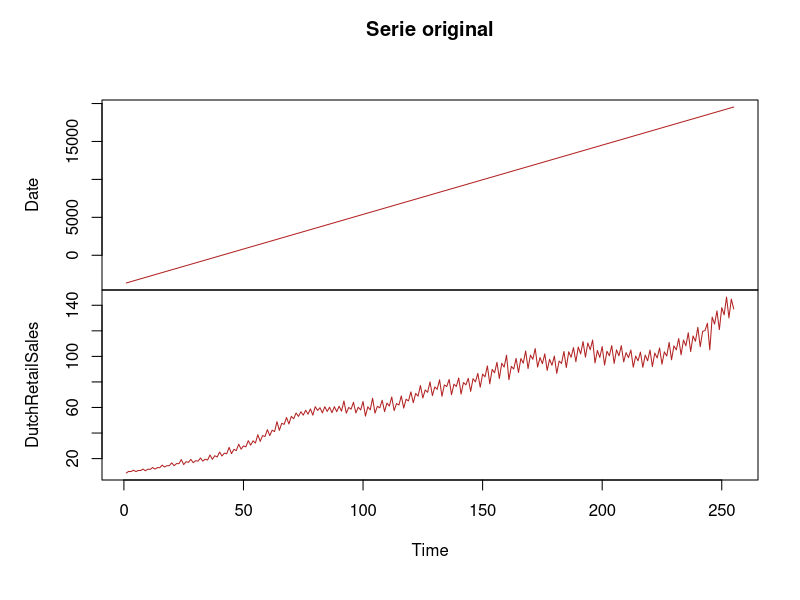
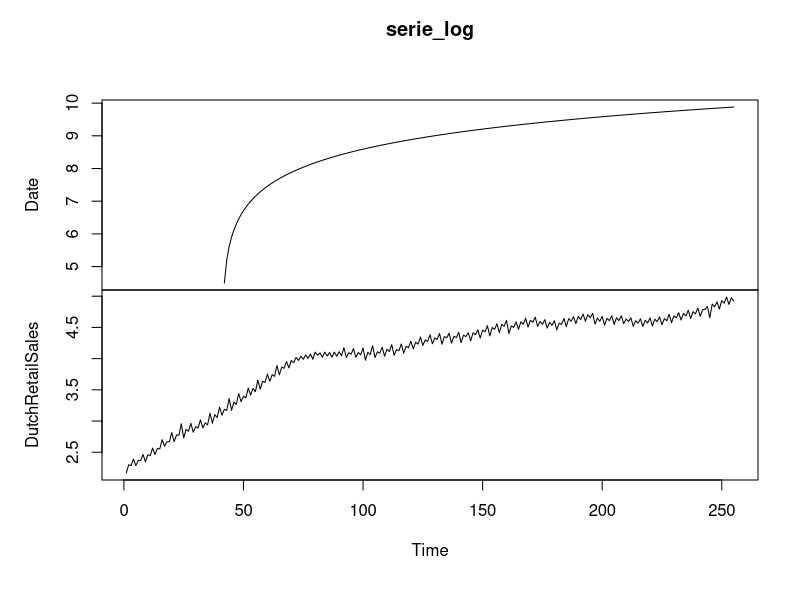
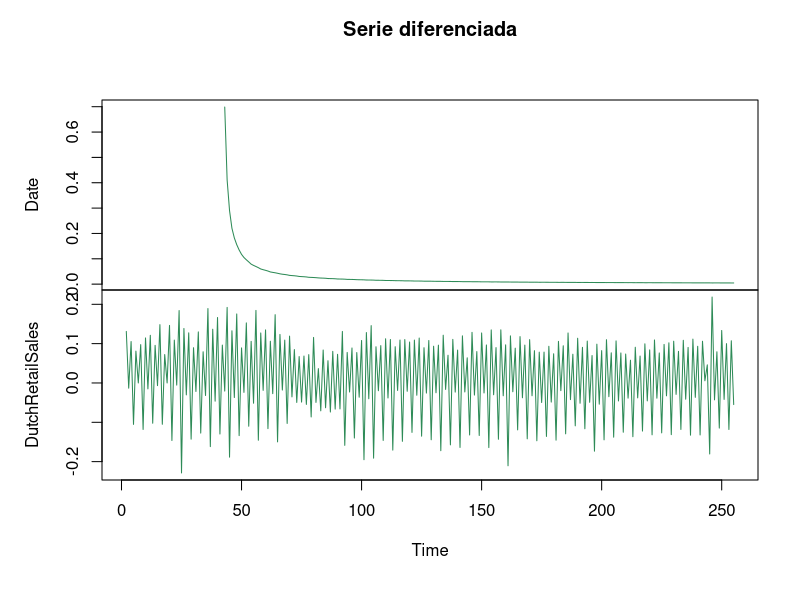
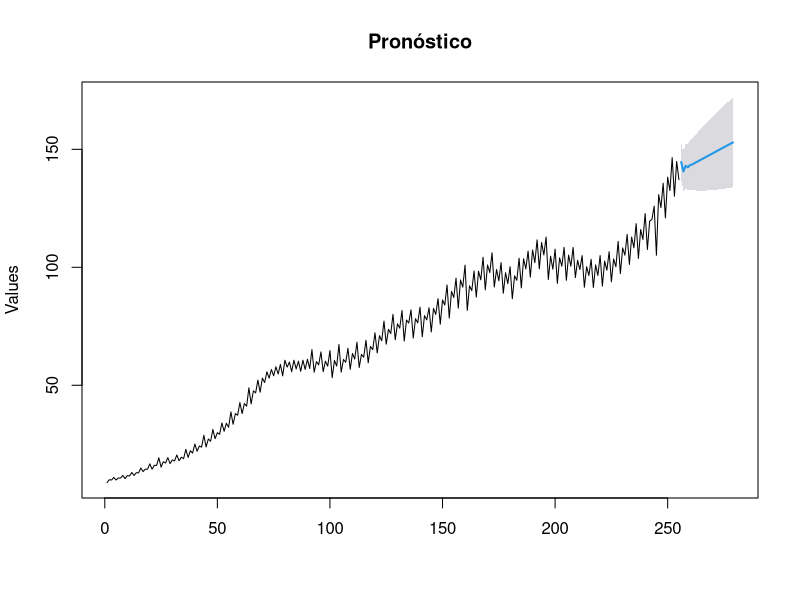
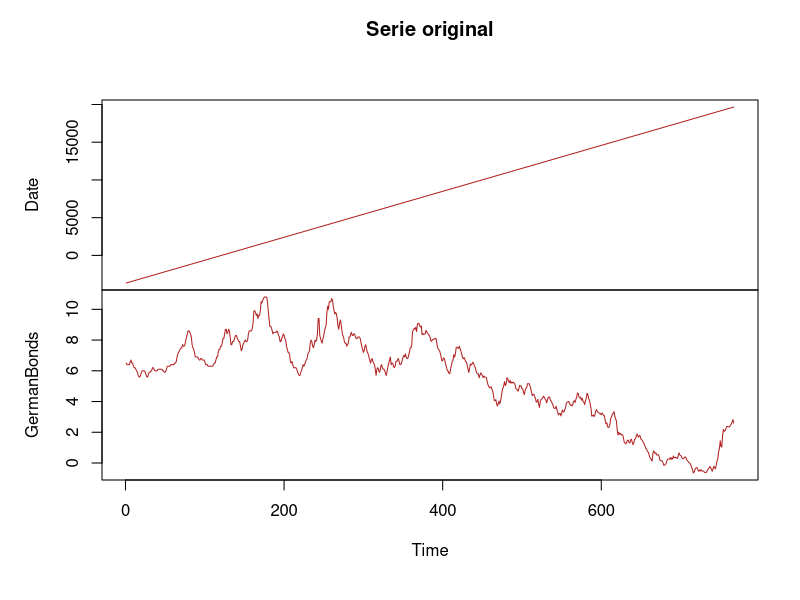
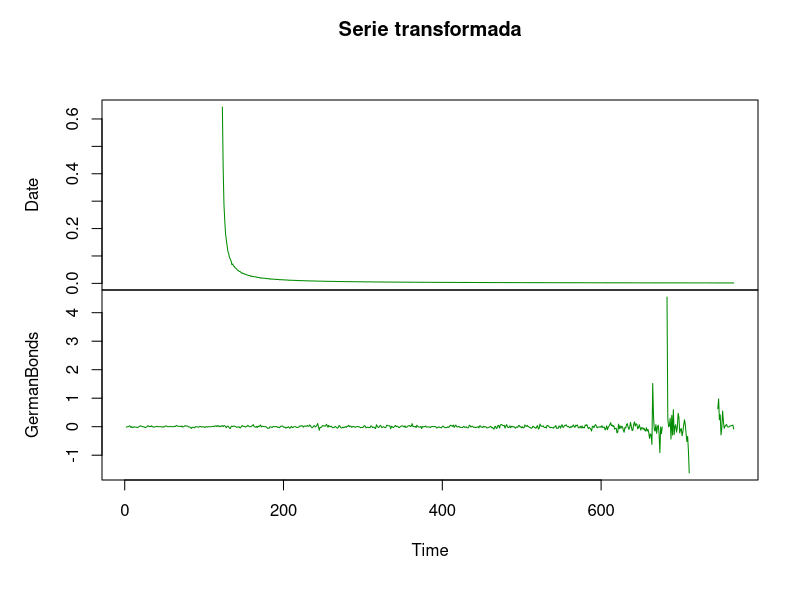
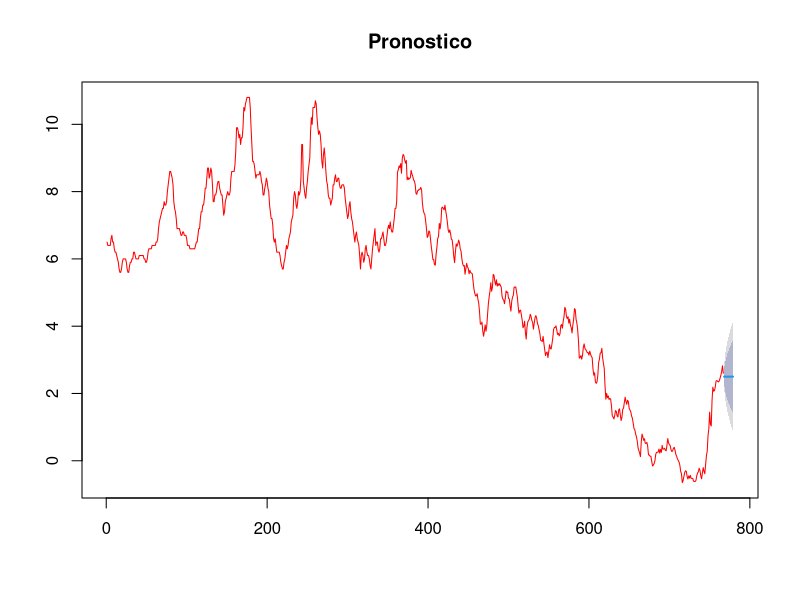
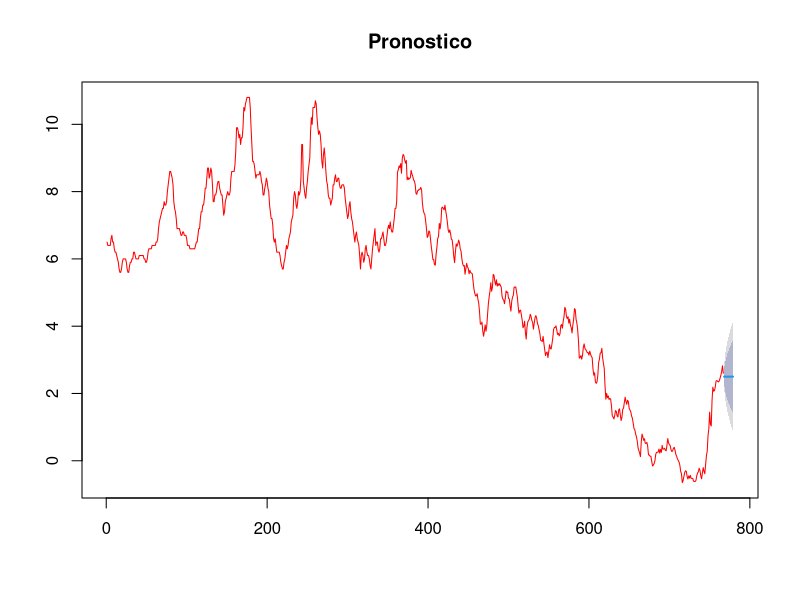

Recreate these plots in R, in order.
## ---- chunk 1
knitr::opts_chunk$set(echo = TRUE)
## ---- chunk 2
library(readr)
library(dplyr)
library(forecast)
## ---- chunk 3
data <- read_csv("DutchRetailSales.csv")
## ---- chunk 4
serie <- ts(data)
plot(serie, main = "Serie original", xlab = "Time", ylab = "Values", col = "firebrick")
## ---- chunk 5
serie_log <- log(serie)
plot(serie_log)
## ---- chunk 6
serie_diff <- diff(serie_log)
plot(serie_diff, main = "Serie diferenciada", xlab = "Time", ylab = "Values", col = "seagreen")
## ---- chunk 7
modelo <- auto.arima(serie[,2])
summary(modelo)
## ---- chunk 8
pronostico <- forecast(modelo,24,level=95)

plot(pronostico, main="Pronóstico",
ylab="Values")
## ---- chunk 9
bonos <- read_csv("GermanBonds.csv")
## ---- chunk 10
serie_2 <- ts(bonos)
plot(serie_2, main = "Serie original", xlab = "Time", ylab = "Values", col = "firebrick")
## ---- chunk 11
serie_est <- diff(log(serie_2))
plot(serie_est, main = "Serie transformada", xlab = "Time", ylab = "Values", col = "green4")
## ---- chunk 12
modelo_2 <- auto.arima(serie_2[,2])
summary(modelo_2)
## ---- chunk 13
fit <- arima(serie_2[,2],order=c(0,1,1))
fit
## ---- chunk 14
forecast(fit)
plot(forecast(fit,12),main = "Pronostico", col = "red")
## ---- chunk 15
fit <- arima(serie_2[,2],order=c(0,1,1))
fit
## ---- chunk 16
forecast(fit)
plot(forecast(fit,12),main = "Pronostico", col = "red")
## ---- chunk 17
serie_beta <- ts(data)
plot(serie_beta)
## ---- chunk 18
serie_beta_est <- diff(log(serie_beta))
plot(serie_beta_est)
## ---- chunk 19
auto.arima(serie_beta_est[,2])
## ---- chunk 20
good_model <- forecast::Arima(serie_beta_est[,2], order = c(1,1,2))
## ---- chunk 21
good_model %>% forecast(h = 30) %>% autoplot()
## ---- chunk 22
prediction <- good_model %>% forecast(h = 30)
prediction$x <- exp(prediction$x)

autoplot(prediction)
## ---- chunk 23
serie_bonos <- ts(bonos)
  
plot(serie_bonos, main = "Serie original", xlab = "Time", ylab = "Values", col = "blue4")
## ---- chunk 24
serie_bonos_est <- diff(log(serie_bonos))
autoplot(serie_bonos_est)
## ---- chunk 25
auto.arima(serie_bonos_est[,2])
## ---- chunk 26
modelo_bonos <- forecast::Arima(serie_bonos_est[,2], order = c(0,0,1))
## ---- chunk 27
modelo_bonos %>% forecast(h = 30) %>% autoplot()
## ---- chunk 28
prediccion <- modelo_bonos %>% forecast(h = 30)
prediccion$x <- exp(prediccion$x)

autoplot(prediccion)
